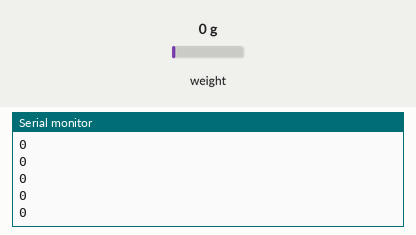
Recording of a sketch running on a simulated Arduino Uno, built with avr-gcc and run on an emulated ATmega328P. Shown: the last lines printed to the serial monitor. The inputs (shaded band) are chosen by the test bench; at power-on: weight on the scale 0 g.

Above: at 2.8 s.
2.9 s: weight on the scale set to 100 g
At 3.16 s:
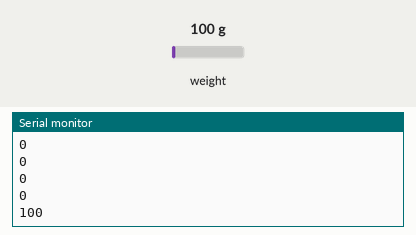
4.4 s: weight on the scale set to 1250 g
At 4.56 s:
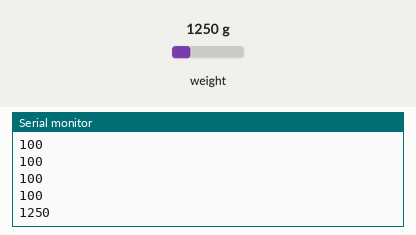
Timing chart, 0 to 7.4 s (numbered marks = the images above; inputs shaded):
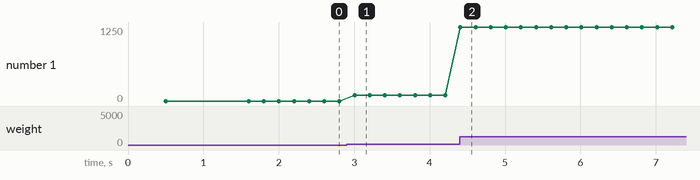

Measured:
- after the input at 2.9 s, the serial monitor: prints a new line after 0.10 s (image 1)
- after the input at 4.4 s, the serial monitor: prints a new line at once (image 2)
- plotted number 1: 0 → 100 after the input at 2.9 s, 100 → 1250 after the input at 4.4 s

The sketch:

TPA_Weight_Measure.ino
```cpp
#include "HX711.h"

// 接線設定
const int DT_PIN = 10;
const int SCK_PIN = 9;

const int scale_factor = -430; //比例參數，從校正程式中取得

HX711 scale;

void setup() {
  Serial.begin(9600);
  Serial.println("Initializing the scale");

  scale.begin(DT_PIN, SCK_PIN);

  Serial.println("Before setting up the scale:");

  Serial.println(scale.get_units(5), 0);  //未設定比例參數前的數值

  scale.set_scale(scale_factor);       // 設定比例參數
  scale.tare();               // 歸零

  Serial.println(scale.get_units(1), 0);  //設定比例參數後的數值

  Serial.println("Readings:");  //在這個訊息之前都不要放東西在電子稱上
}

void loop() {

   float weight = scale.get_units(1);
  if(weight<=0){
    weight = 0;
  }
  Serial.println(scale.get_units(1), 0);

  //scale.power_down();             // 進入睡眠模式
  //delay(1);
  //scale.power_up();               // 結束睡眠模式
}
```
